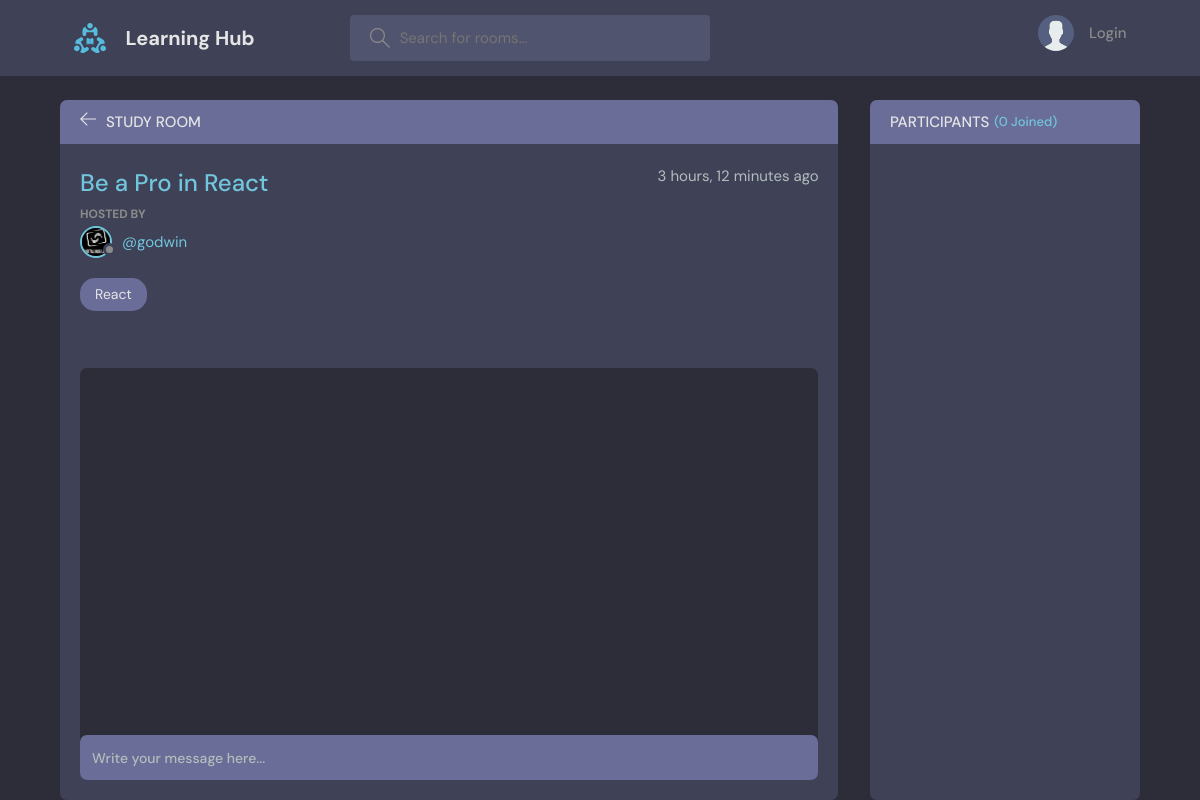
The app's page /room/1/, older data.
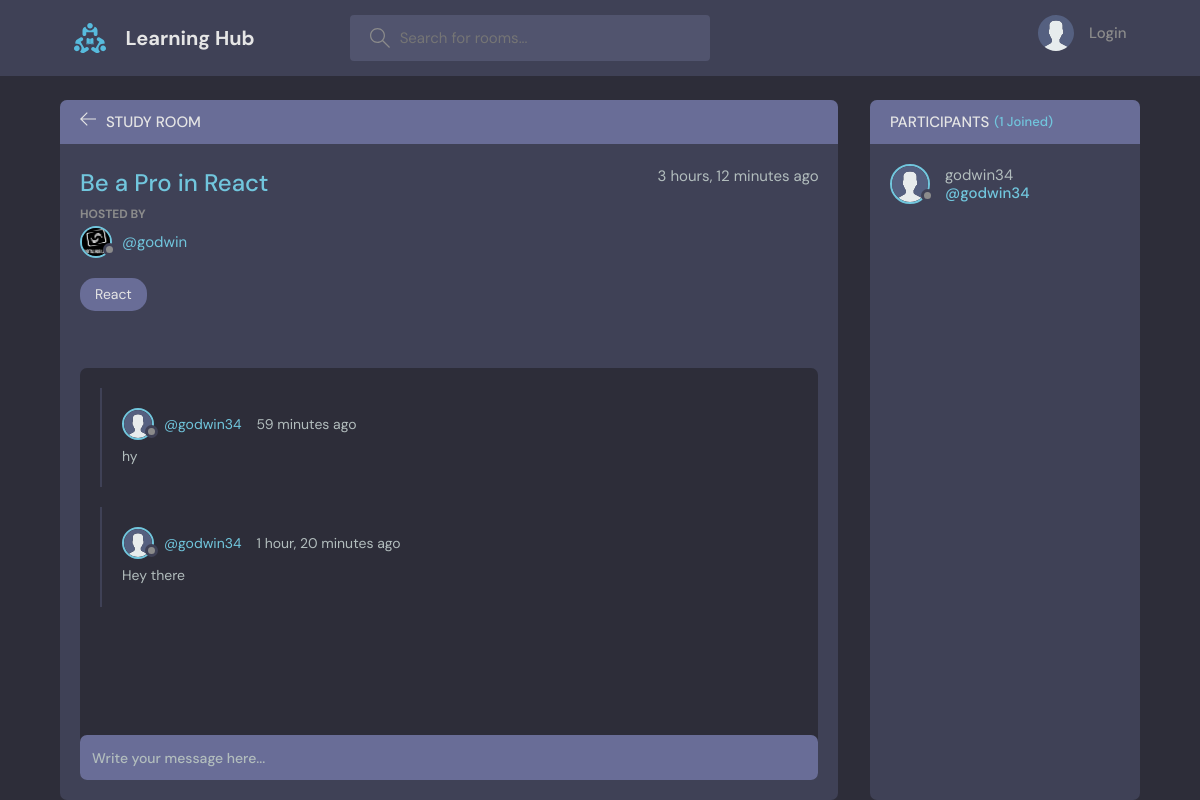
The same page, newer data.
### base/models.py (models this page shows, shortened)
class Message(models.Model):
    user = models.ForeignKey(User, on_delete=models.CASCADE)
    room = models.ForeignKey(Room, on_delete=models.CASCADE)
    body = models.TextField()
    updated = models.DateTimeField(auto_now=True)
    created = models.DateTimeField(auto_now_add=True)
    class Meta:
        ordering = ['-updated', '-created']

class User(AbstractUser):
    name = models.CharField(max_length=200, null=True)
    email = models.EmailField(unique=True)
    bio = models.TextField(null=True)
    avatar = models.ImageField(null=True, default='avatar.svg')
    USERNAME_FIELD = 'email'
    REQUIRED_FIELDS = []

### base/views.py (the view, shortened to what this page needs)
# urls.py: path('room/<str:pk>/', views.room, name='room'),
def room(request, pk):
    room = Room.objects.get(id=pk)
    room_messages = room.message_set.all().order_by('-created')
    participants = room.participants.all()
    context = {'room': room, 'room_messages': room_messages, 'participants': participants}
    return render(request, 'base/room.html', context)

### base/models.py (called while the page is built)
    def __str__(self):
        return self.name

### base/templates/base/room.html (shortened to what this page needs)
{% extends 'main.html' %} {% block content %}
<main class="profile-page layout layout--2">
  <div class="container">
    <div class="room">
      <div class="room__top">
        <div class="room__topLeft">
          <a href="{% url 'home' %}">
            <svg
              version="1.1"
              xmlns="http://www.w3.org/2000/svg"
              width="32"
              height="32"
              viewBox="0 0 32 32"
            >
              <title>arrow-left</title>
              <path
                d="M13.723 2.286l-13.723 13.714 13.719 13.714 1.616-1.611-10.96-10.96h27.625v-2.286h-27.625l10.965-10.965-1.616-1.607z"
              ></path>
            </svg>
          </a>
          <h3>Study Room</h3>
        </div>
      </div>
      <div class="room__box scroll">
        <div class="room__header scroll">
          <div class="room__info">
            <h3>{{room.name}}</h3>
            <span>{{room.created|timesince}} ago</span>
          </div>
          <div class="room__hosted">
            <p>Hosted By</p>
            <a
              href="{% url 'user-profile' room.host.id %}"
              class="room__author"
            >
              <div class="avatar avatar--small">
                <img src="{{room.host.avatar.url}}" />
              </div>
              <span>@{{room.host.username}}</span>
            </a>
          </div>
          <span class="room__topics">{{room.topic}}</span>
        </div>
        <div class="room__conversation">
          <div class="threads scroll">
            {% for message in room_messages %}
            <div class="thread">
              <div class="thread__top">
                <div class="thread__author">
                  <a
                    href="{% url 'user-profile' message.user.id %}"
                    class="thread__authorInfo"
                  >
                    <div class="avatar avatar--small">
                      <img src="{{message.user.avatar.url}}" />
                    </div>
                    <span>@{{message.user.username}}</span>
                  </a>
                  <span class="thread__date"
                    >{{message.created|timesince}} ago</span
                  >
                </div>
              </div>
              <div class="thread__details">{{message.body}}</div>
            </div>
            {% endfor %}
          </div>
        </div>
      </div>
      <div class="room__message">
        <form action="" method="POST">
          <input name="body" placeholder="Write your message here..." />
        </form>
      </div>
    </div>
    <div class="participants">
      <h3 class="participants__top">
        Participants <span>({{participants.count}} Joined)</span>
      </h3>
      <div class="participants__list scroll">
        {% for user in participants %}
        <a href="{% url 'user-profile' user.id %}" class="participant">
          <div class="avatar avatar--medium">
            <img src="{{ user.avatar.url }}" />
          </div>
          <p>
            {{user.username}}
            <span>@{{user.username}}</span>
          </p>
        </a>
        {% endfor %}
      </div>
    </div>
  </div>
</main>
{% endblock content %}

Row changes from the older to the newer data that the page shows:
added Message: user.avatar (placeholder picture), user.username "godwin34", created "59 minutes", body "hy"
added Message: user.avatar (placeholder picture), user.username "godwin34", created "1 hour, 20 minutes", body "Hey there"
now on this page (row edited): User: avatar (placeholder picture), username "godwin34"
Text that changed along with them:
{{ participants.count }}: "0" → "1"
